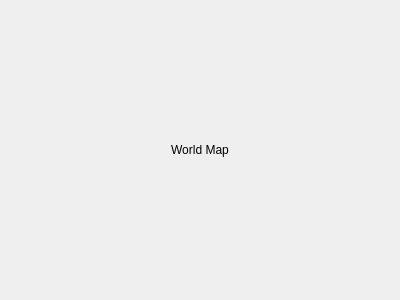
<?xml version="1.0" encoding="UTF-8"?>
<ui version="4.0">
 <class>WorldMapChooser</class>
 <widget class="QWidget" name="WorldMapChooser">
  <property name="geometry">
   <rect>
    <x>0</x>
    <y>0</y>
    <width>400</width>
    <height>300</height>
   </rect>
  </property>
  <property name="sizePolicy">
   <sizepolicy hsizetype="Expanding" vsizetype="Expanding">
    <horstretch>0</horstretch>
    <verstretch>0</verstretch>
   </sizepolicy>
  </property>
  <property name="windowTitle">
   <string>MoNav - Map Chooser</string>
  </property>
  <layout class="QVBoxLayout" name="verticalLayout">
   <property name="spacing">
    <number>0</number>
   </property>
   <property name="margin">
    <number>0</number>
   </property>
   <item>
    <widget class="QLabel" name="label">
     <property name="sizePolicy">
      <sizepolicy hsizetype="Ignored" vsizetype="Ignored">
       <horstretch>0</horstretch>
       <verstretch>0</verstretch>
      </sizepolicy>
     </property>
     <property name="text">
      <string>World Map</string>
     </property>
     <property name="alignment">
      <set>Qt::AlignCenter</set>
     </property>
    </widget>
   </item>
  </layout>
 </widget>
 <resources/>
 <connections/>
</ui>
